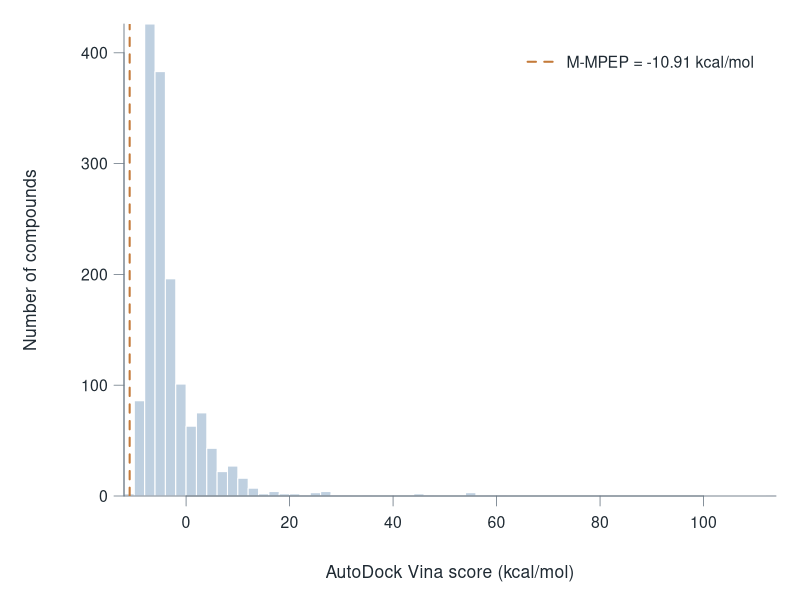

Write R code to recreate this figure.
# ============================================================
# 30_screening_bias.R
# Minimal bias assessment of AutoDock Vina screening
# ============================================================

library(dplyr)

# -------------------------
# 1. Load data
# -------------------------

df <- read.csv(
  "vina_screening_results.csv",
  stringsAsFactors = FALSE,
  check.names = FALSE
)

# -------------------------
# 2. Spearman correlations
# -------------------------

cor_mw <- cor.test(
  df$vina_affinity_kcal_mol,
  df$mw_freebase,
  method = "spearman",
  exact = FALSE
)

cor_rot <- cor.test(
  df$vina_affinity_kcal_mol,
  df$rotatable_bonds,
  method = "spearman",
  exact = FALSE
)

cat("=== SPEARMAN CORRELATIONS ===\n\n")

cat("Vina score vs molecular weight\n")
cat("rho =", round(unname(cor_mw$estimate), 3), "\n")
cat("p =", format.pval(cor_mw$p.value, digits = 3), "\n\n")

cat("Vina score vs rotatable bonds\n")
cat("rho =", round(unname(cor_rot$estimate), 3), "\n")
cat("p =", format.pval(cor_rot$p.value, digits = 3), "\n")

# -------------------------
# 3. Additional MW analyses and save correlation summary
# -------------------------

# Compounds with negative Vina scores
df_negative <- df %>%
  filter(vina_affinity_kcal_mol < 0)

rho_negative <- cor(
  df_negative$vina_affinity_kcal_mol,
  df_negative$mw_freebase,
  method = "spearman",
  use = "complete.obs"
)

# Top 10% of the Vina ranking
n_top10 <- ceiling(nrow(df) * 0.10)

df_top10 <- df %>%
  arrange(vina_affinity_kcal_mol) %>%
  slice_head(n = n_top10)

rho_top10 <- cor(
  df_top10$vina_affinity_kcal_mol,
  df_top10$mw_freebase,
  method = "spearman",
  use = "complete.obs"
)

bias_summary <- data.frame(
  comparison = c(
    "Vina score vs molecular weight",
    "Vina score vs rotatable bonds",
    "Vina score vs molecular weight",
    "Vina score vs molecular weight"
  ),
  subset = c(
    "All compounds",
    "All compounds",
    "Negative Vina scores",
    "Top 10%"
  ),
  spearman_rho = c(
    unname(cor_mw$estimate),
    unname(cor_rot$estimate),
    rho_negative,
    rho_top10
  ),
  p_value = c(
    cor_mw$p.value,
    cor_rot$p.value,
    NA,
    NA
  )
)

cat("\nMW vs Vina - negative scores:",
    round(rho_negative, 3), "\n")

cat("MW vs Vina - top 10%:",
    round(rho_top10, 3), "\n")

write.csv(
  bias_summary,
  "screening_bias_summary.csv",
  row.names = FALSE
)

# -------------------------
# 4. Vina score distribution
# -------------------------

# Reference score: mean redocking score of M-MPEP
mmpep_score <- -10.906

# TFM palette
col_blue_main   <- "#355C7D"
col_blue_light  <- "#DCE6EF"
col_grey_light  <- "#F5F7F9"
col_grey_text   <- "#6E7B87"
col_text_main   <- "#1F2A33"
col_orange      <- "#C47A3A"
col_orange_light<- "#EED8C6"

png(
  "vina_score_distribution.png",
  width = 2400,
  height = 1500,
  res = 300,
  bg = "white"
)

# More left margin so Y label is not cut
par(
  mar = c(5.2, 6.2, 1.2, 1.2),
  mgp = c(3.0, 0.8, 0),
  family = "sans",
  col.axis = col_text_main,
  col.lab = col_text_main,
  col.main = col_text_main,
  fg = col_text_main,
  xaxs = "i",
  yaxs = "i"
)

# Histogram
h <- hist(
  df$vina_affinity_kcal_mol,
  breaks = 60,
  col = "#BFD0E0",
  border = "white",
  main = "",
  xlab = "",
  ylab = "",
  axes = FALSE
)

# Axes
axis(
  1,
  col = col_grey_text,
  col.axis = col_text_main,
  cex.axis = 0.95,
  lwd = 0.8
)

axis(
  2,
  col = col_grey_text,
  col.axis = col_text_main,
  cex.axis = 0.95,
  lwd = 0.8,
  las = 1
)

# Axis labels
mtext(
  "AutoDock Vina score (kcal/mol)",
  side = 1,
  line = 3.3,
  cex = 1.05,
  col = col_text_main
)

mtext(
  "Number of compounds",
  side = 2,
  line = 4.2,
  cex = 1.05,
  col = col_text_main
)

# Clean scientific-style box
box(bty = "l", col = col_grey_text, lwd = 0.9)

# Reference line for M-MPEP

abline(
  v = mmpep_score,
  col = col_orange,
  lty = 2,
  lwd = 2
)

# Right-side legend style annotation
usr <- par("usr")

x_leg_line_start <- usr[2] - 48
x_leg_line_end   <- usr[2] - 42
y_leg            <- usr[4] * 0.92

segments(
  x0 = x_leg_line_start,
  y0 = y_leg,
  x1 = x_leg_line_end,
  y1 = y_leg,
  col = col_orange,
  lty = 2,
  lwd = 2
)

text(
  x = usr[2] - 40.5,
  y = y_leg,
  labels = "M-MPEP = -10.91 kcal/mol",
  adj = c(0, 0.5),
  cex = 0.95,
  col = col_text_main
)

dev.off()

cat("\nGenerated files:\n")
cat("- screening_bias_summary.csv\n")
cat("- vina_score_distribution.png\n")
